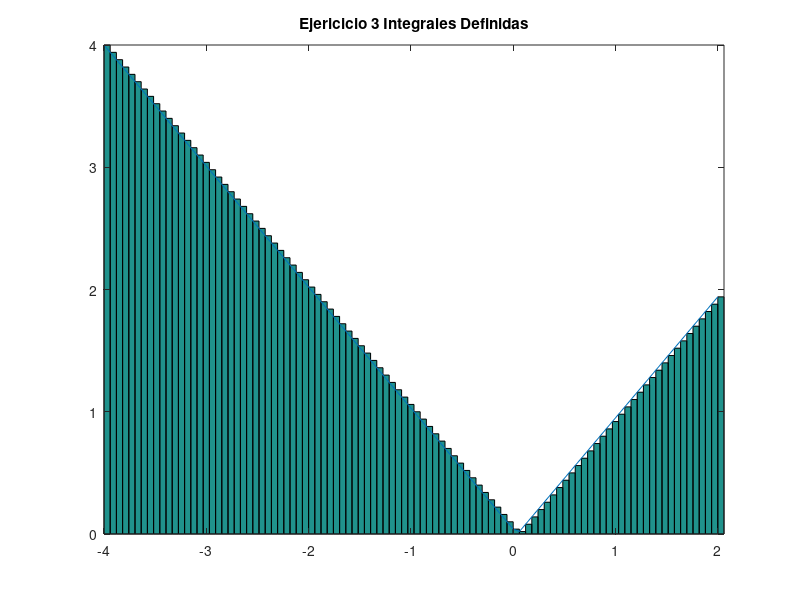

Write MATLAB code to recreate this figure.
% Octave Script
% Title			:1.7 Funcion Primitiva
% Description		:Script para graficar el ejericio 21 de la actividad 1.7
% Author		:Luis Gerardo Cardozo Carranza (Gerard_CRS) luiscardozo161002@gmail.com
% Date			:20210517
% sion		        :1
% Usage			:octave> /path/Funcion_Primitiva_Actividad_1.7_Luis Gerardo Cardozo Carranza_3202
% Notes			:Requiere aplicacion octave usar en consola preferentemente.
%                       2
%Actividad_Ejercicio 3 ∫ x dx
%                      -4
%limpia la pantalla y las variables.
clc, clear
%Definimos la funcion
f=@(x,y)abs(x+2);
%Declaramos los intervalos
resultado=integral(f, -4,2);
%Imprimos en pantalla el resultado de la Integral
fprintf('El valor de la integral es:%2.1f\n',resultado)
%define los intervalos y el numero de rectangulos.
a = 2;
b = -4;
n = 100;
%Determina la longitud de la base o el incremento de x.
base = (b-a)/n;
%Definicion de la funcion.
x =a:base:(b-base);
%Representa la variable altura
altura=abs(x+2);
%Calcula el valor de cada uno de los rectangulos.
area = base*altura;
%Estable    la    linea   que   forma  la funcion
x2 = linspace(-4,2,100);
y2 = abs(x+2);
%Inicio del  intervalo, fin del intervalo, numero de rectangulos.
xa = linspace(-4,2,100);
yab =abs(x+2);

%Dibuja una  grafica de barras sin espacios
g = bar(xa,yab,'histc');

%Permite continuar graficando despues de la grafica
hold on

%Grafica la funcion
plot(x2,y2);

%Asigna un nombre a la grafica 
title("Ejericicio 3 Integrales Definidas");

%Ajusta la grafica a los datos.
axis tight
